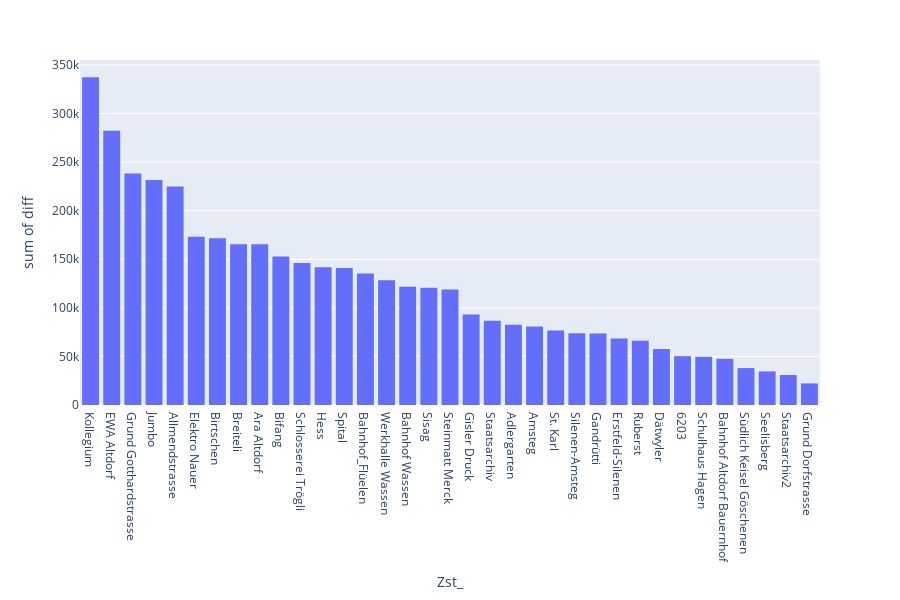

Notebook code for this chart:
### Code cell
import plotly.express as px


fig = px.histogram(result, x='Zst_', y='diff', height=600)
fig.update_layout(barmode='group', xaxis={'categoryorder':'total descending'})

fig.update_xaxes(type='category')

fig.show()

### Figure 1 — Plotly figure (JSON) as saved in the notebook; plotly's stock layout.template omitted (floating-point values rounded to 4 significant figures; data arrays with more than 128 entries replaced by an {"elided": "..."} marker saying what was removed)
{"data": [{"alignmentgroup": "True", "bingroup": "x", "histfunc": "sum", "hovertemplate": "Zst_=%{x}<br>sum of diff=%{y}<extra></extra>", "legendgroup": "", "marker": {"color": "#636efa", "pattern": {"shape": ""}}, "name": "", "offsetgroup": "", "orientation": "v", "showlegend": false, "type": "histogram", "x": {"elided": "12688 mixed values"}, "xaxis": "x", "y": {"elided": "12688 int values"}, "yaxis": "y"}], "layout": {"barmode": "group", "height": 600, "legend": {"tracegroupgap": 0}, "margin": {"t": 60}, "xaxis": {"anchor": "y", "categoryorder": "total descending", "domain": [0, 1], "title": {"text": "Zst_"}, "type": "category"}, "yaxis": {"anchor": "x", "domain": [0, 1], "title": {"text": "sum of diff"}}}}
